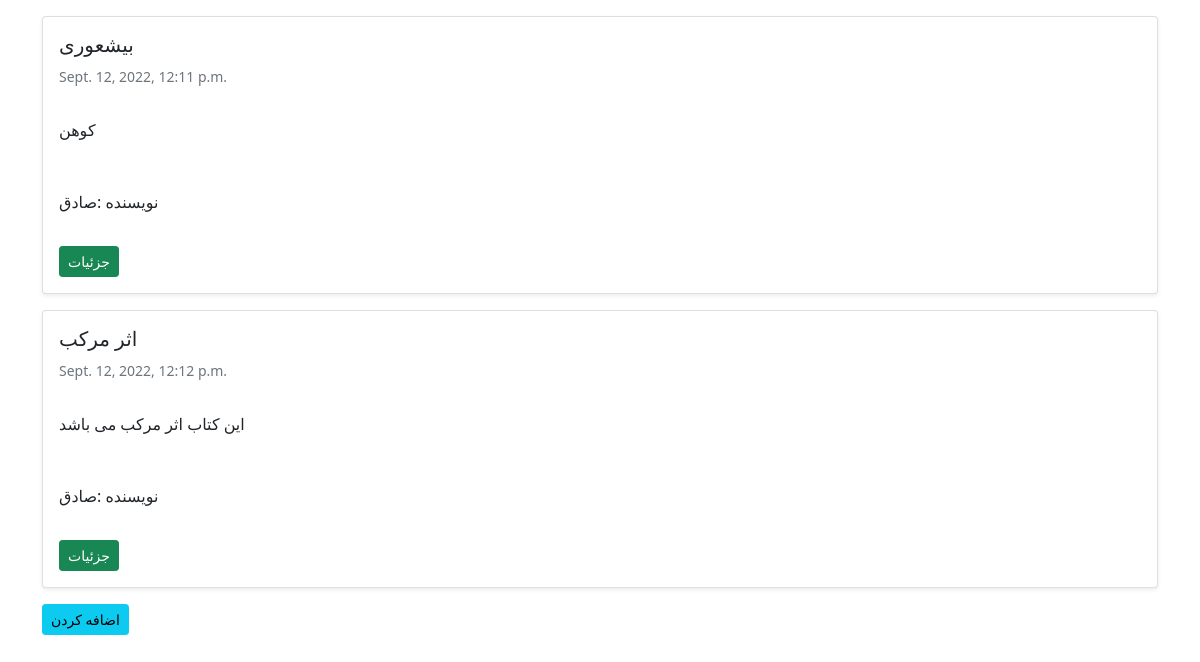
/books/, run on an earlier commit of the app's database.
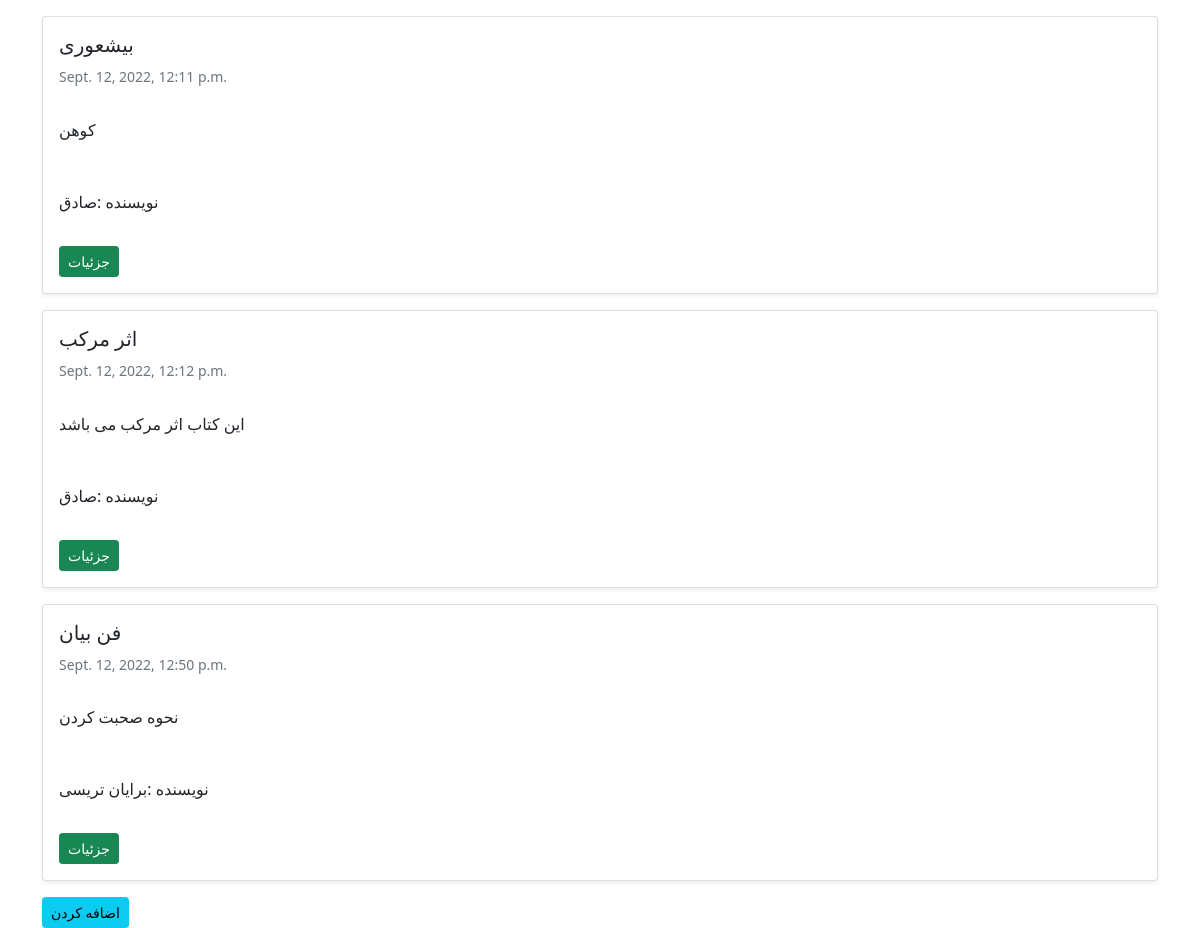
And on a later commit of the database.
### books/models.py (models this page shows, shortened)
class Book (models.Model):
    title = models.CharField(max_length=200)
    description = models.TextField()
    author = models.CharField(max_length=200)
    price = models.DecimalField(max_digits=5, decimal_places=2, )
    date_time_create = models.DateTimeField(auto_now_add=True)
    date_time_modify = models.DateTimeField(auto_now=True)
    def get_absolute_url(self):
        return reverse('book_detail', args=[self.id])

### books/views.py (the view)
# urls.py: path('', views.BookListView.as_view(), name='book_list', ),
class BookListView(generic.ListView):
    model = Book
    context_object_name = 'books'   #be dard halghe for too safhe listemoon mikhore
    template_name = 'book/book_list.html'

### books/templates/book/book_list.html (shortened to what this page needs)
{% extends '_base.html' %}
{% block content %}
                {% for book in  books %}
                    <div class="card shadow-sm my-3">
                        <div class="card-body">
                            <h5 class="card-title">{{ book.title }}</h5>
                            <h6 class="card-subtitle mb-2 text-muted small py-2">{{ book.date_time_create }}</h6>
                            <p class="card-text py-3">
                                {{ book.description }}
                            </p>
                            <p class="card-text py-3">
                                نویسنده :{{ book.author }}
                            </p>
                            <a href="{{ book.get_absolute_url }} " class="btn btn-sm btn-success">جزئیات</a>
                        </div>
                    </div>
                {% endfor %}
    <a href="{% url 'book_create' %} " class="btn btn-sm btn-info">اضافه کردن</a>
{% endblock content %}

### templates/_base.html (shortened to what this page needs)
<!DOCTYPE HTML PUBLIC "-//W3C//DTD HTML 4.01//EN" "http://www.w3.org/TR/html4/strict.dtd">
<html lang="en">
<head>
    <link href="https://cdn.jsdelivr.net/npm/bootstrap@5.1.3/dist/css/bootstrap.min.css" rel="stylesheet"
>
</head>
<body>
<div class="container">
{% block content %}
{% endblock content %}
</div>
</body>
</html>

What changed in the data, as far as the page shows it:
added Book: title "فن بیان", date_time_create "Sept. 12, 2022, 12:50 p.m.", description "نحوه صحبت کردن", author "برایان تریسی"
